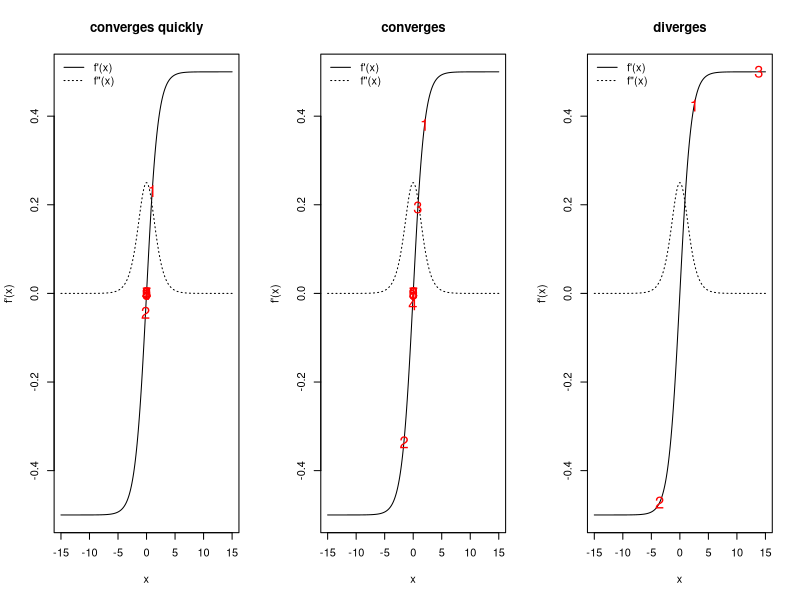
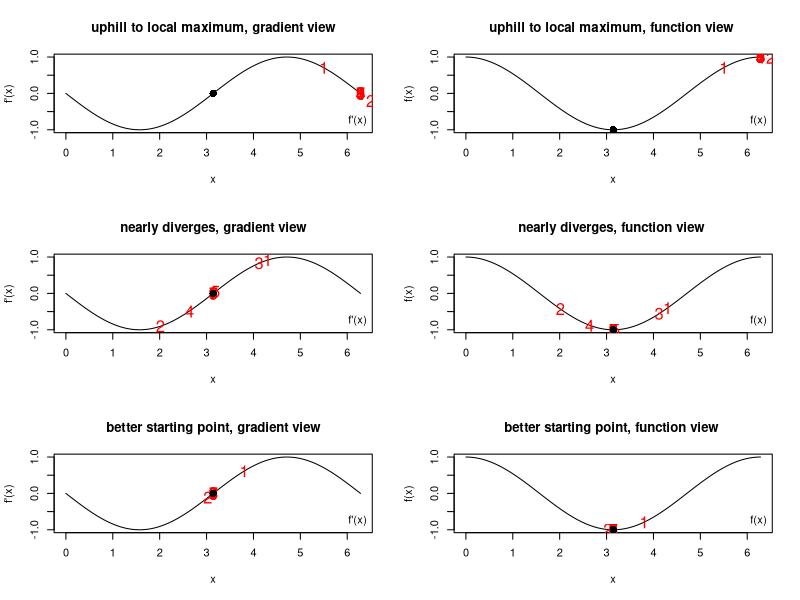
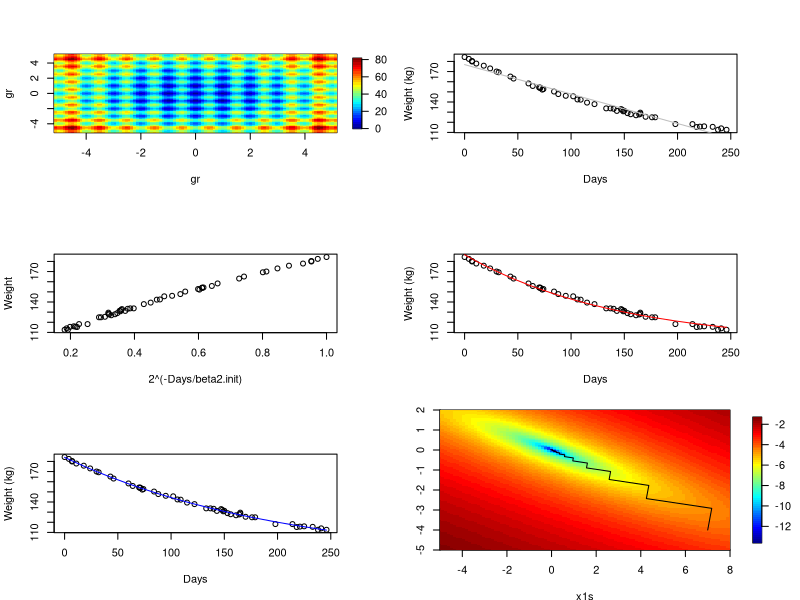
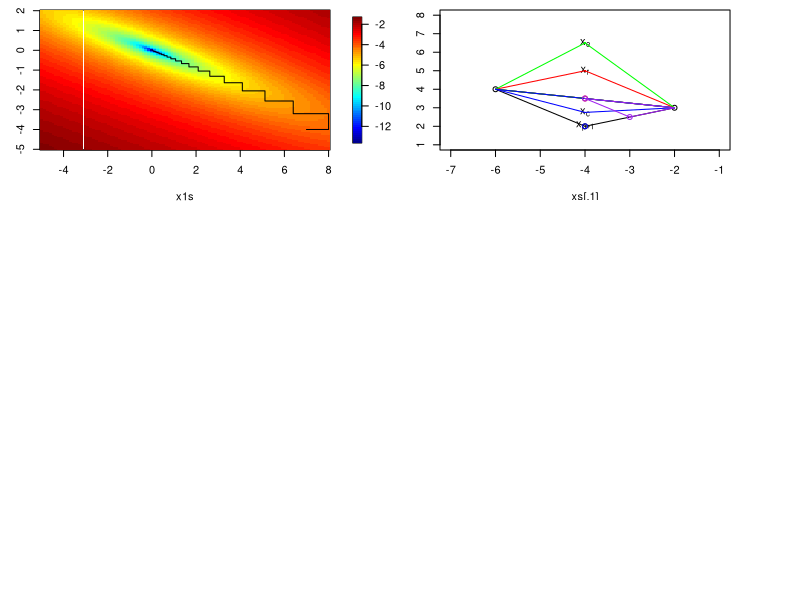
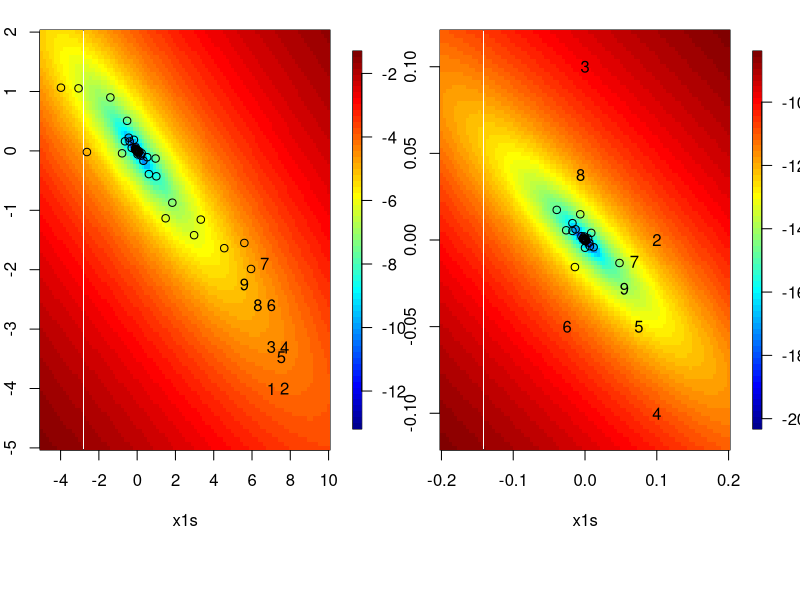
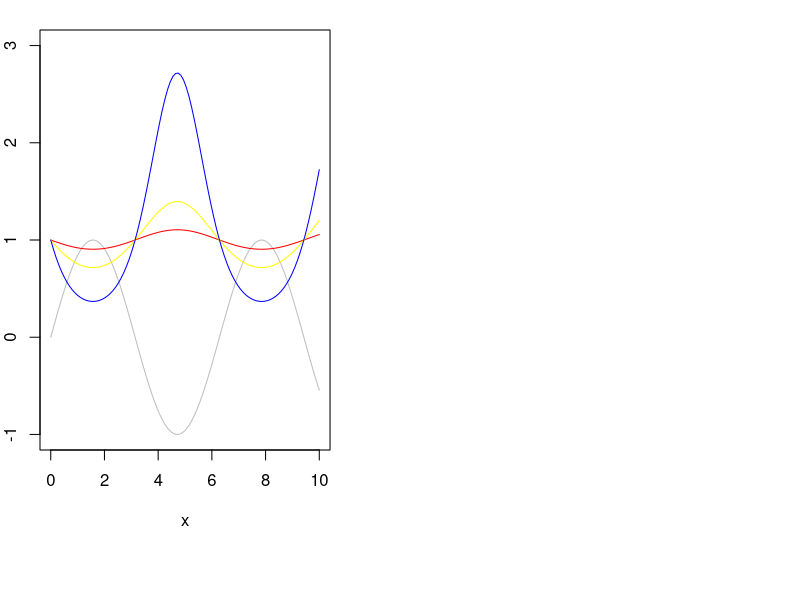
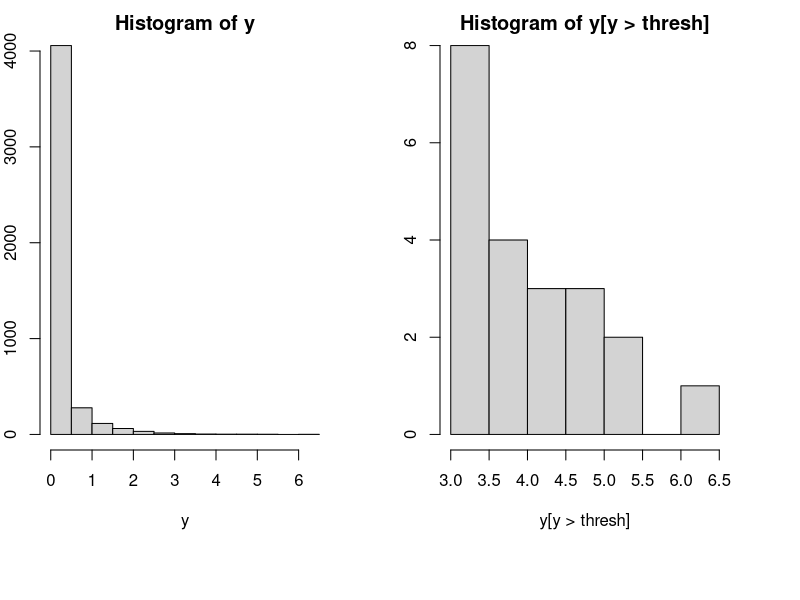
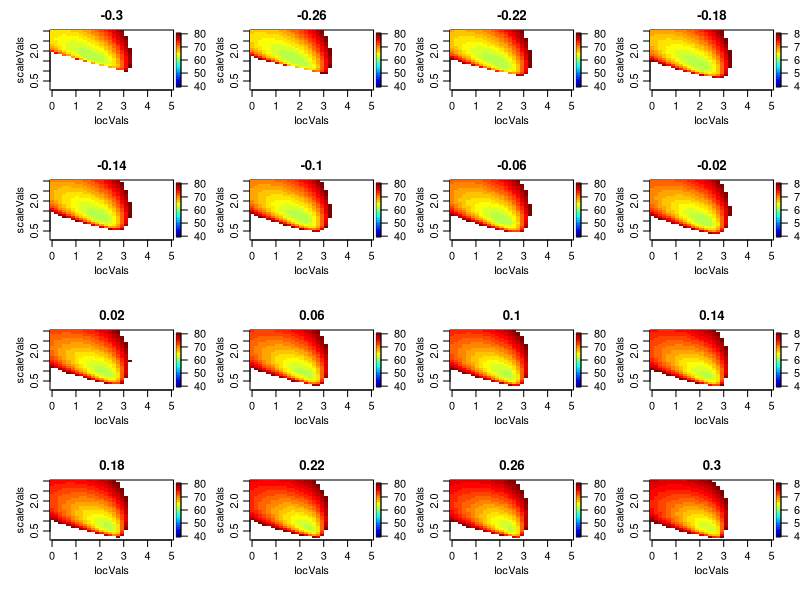

Reproduce these figures in R, in order. (Note: this script raises an error after producing the figures.)
################################################################
### Demo code for Unit 11 of Stat243, "Optimization"
### Chris Paciorek, November 2021
################################################################

#######################################
# 3: Univariate function optimization
#######################################

### 3.3.3 How can Newton's method go wrong? 

## @knitr newton-diverge

par(mfrow = c(1, 3))
fp <- function(x, theta = 1){
        ## first derivative
	exp(x*theta)/(1+exp(x*theta)) - .5
}
fpp <- function(x, theta = 1){
        ## second derivative
	exp(x*theta)/((1+exp(x*theta))^2)
}
xs <- seq(-15, 15, len = 300)

## good starting point
x0 <- 1
xvals <- c(x0,rep(NA,9))
for(t in 2:10){
	xvals[t]=xvals[t-1] - fp(xvals[t-1]) / fpp(xvals[t-1])
}
## print(xvals)

plot(xs, fp(xs), type = 'l', xlab = 'x', ylab = "f'(x)", main ='converges quickly')
lines(xs, fpp(xs), lty = 3)
legend('topleft', bty = 'n', lty = c(1,3), legend = c("f'(x)", 'f"(x)'))
points(xvals, fp(xvals), pch = as.character(1:length(xvals)), col = 'red', cex = 1.5)

## ok starting point
x0 <- 2
xvals <- c(x0,rep(NA,9))
for(t in 2:10){
	xvals[t]=xvals[t-1] - fp(xvals[t-1]) / fpp(xvals[t-1])
}
## print(xvals)

plot(xs, fp(xs), type = 'l', xlab = 'x', ylab = "f'(x)", main ='converges')
lines(xs, fpp(xs), lty = 3)
legend('topleft', bty = 'n', lty = c(1,3), legend = c("f'(x)", 'f"(x)'))
points(xvals, fp(xvals), pch = as.character(1:length(xvals)), col = 'red', cex = 1.5)

## bad starting point
x0 <- 2.5
xvals <- c(x0,rep(NA,9))
for(t in 2:10){
	xvals[t]=xvals[t-1] - fp(xvals[t-1]) / fpp(xvals[t-1])
}
## print(xvals)
## whoops

plot(xs, fp(xs), type = 'l', xlab = 'x', ylab = "f'(x)", main = 'diverges')
lines(xs, fpp(xs), lty = 3)
legend('topleft', lty = c(1,3), legend = c("f'(x)", 'f"(x)'), bty = 'n')
points(xvals, fp(xvals), pch = as.character(1:length(xvals)), col = 'red', cex = 1.5)


## @knitr newton-uphill

## example of mistakenly climbing uphill

par(mfrow = c(3,2))

# original fxn
f <- function(x) cos(x)
# gradient
fp <- function(x) -sin(x)
# second derivative
fpp <- function(x) -cos(x)
xs <- seq(0, 2*pi, len = 300)

x0 <- 5.5 # starting point
fp(x0) # positive
fpp(x0) # negative
x1 <- x0 - fp(x0)/fpp(x0) # whoops, we've gone uphill 
## because of the negative second derivative
xvals <- c(x0,rep(NA,9))
for(t in 2:10){
	xvals[t]=xvals[t-1]-fp(xvals[t-1])/fpp(xvals[t-1])
}
## print(xvals)

plot(xs, fp(xs), type = 'l', xlab = 'x', ylab = "f'(x)",
     main = 'uphill to local maximum, gradient view',)
legend('bottomright', legend = c("f'(x)"), bty = 'n')
points(xvals, fp(xvals), pch = as.character(1:length(xvals)), col = 'red', cex = 1.5)
points(pi, 0, pch = 16, cex = 1.5)
## and we've found a maximum rather than a minimum...
plot(xs, f(xs), type = 'l', xlab = 'x', ylab = "f(x)", 
     main = 'uphill to local maximum, function view ',)
legend('bottomright', legend = c("f(x)"), bty = 'n')
points(xvals, f(xvals), pch = as.character(1:length(xvals)), col = 'red', cex = 1.5)
points(pi, f(pi), pch = 16, cex = 1.5)


## in contrast, with better starting points we can find the minimum

x0 <- 4.3 # ok starting point
fp(x0) 
fpp(x0) 
x1 <- x0 - fp(x0)/fpp(x0) 
xvals <- c(x0,rep(NA,9))
for(t in 2:10){
	xvals[t]=xvals[t-1]-fp(xvals[t-1])/fpp(xvals[t-1])
}
## print(xvals)

# oscillates and comes close to diverging but converges
plot(xs, fp(xs), type = 'l', xlab = 'x', ylab = "f'(x)",
     main = 'nearly diverges, gradient view',)
legend('bottomright', legend = c("f'(x)"), bty = 'n')
points(xvals, fp(xvals), pch = as.character(1:length(xvals)), col = 'red', cex = 1.5)
points(pi, 0, pch = 16, cex = 1.5)
## and we've found a maximum rather than a minimum...
plot(xs, f(xs), type = 'l', xlab = 'x', ylab = "f(x)", 
     main = 'nearly diverges, function view ',)
legend('bottomright', legend = c("f(x)"), bty = 'n')
points(xvals, f(xvals), pch = as.character(1:length(xvals)), col = 'red', cex = 1.5)
points(pi, f(pi), pch = 16, cex = 1.5)


x0 <- 3.8 # good starting point
fp(x0) 
fpp(x0) 
x1 <- x0 - fp(x0)/fpp(x0) 
xvals <- c(x0,rep(NA,9))
for(t in 2:10){
	xvals[t]=xvals[t-1]-fp(xvals[t-1])/fpp(xvals[t-1])
}
## print(xvals)

## converges quickly
plot(xs, fp(xs), type = 'l', xlab = 'x', ylab = "f'(x)",
     main = 'better starting point, gradient view',)
legend('bottomright', legend = c("f'(x)"), bty = 'n')
points(xvals, fp(xvals), pch = as.character(1:length(xvals)), col = 'red', cex = 1.5)
points(pi, 0, pch = 16, cex = 1.5)
## and we've found a maximum rather than a minimum...
plot(xs, f(xs), type = 'l', xlab = 'x', ylab = "f(x)", 
     main = 'better starting point, function view ',)
legend('bottomright', legend = c("f(x)"), bty = 'n')
points(xvals, f(xvals), pch = as.character(1:length(xvals)), col = 'red', cex = 1.5)
points(pi, f(pi), pch = 16, cex = 1.5)


## @knitr dummy

#######################################
# 4: Convergence ideas
#######################################

### 4.2 Starting values

## @knitr rastrigin

rastrigin <- function(x) {
	A <- 10
	n <- length(x)
	return(A*n + sum(x^2 - A * cos(2*pi*x)))
}
const <- 5.12
nGrid <- 100
gr <- seq(-const, const, len = nGrid)
xs <- expand.grid(x1 = gr, x2 = gr)
y <- apply(xs, 1, rastrigin)
require(fields)
image.plot(gr, gr, matrix(y, nGrid, nGrid), col=tim.colors(32))

## @knitr dummy

### 4.3 Convergence rates

## @knitr convergence

options(digits = 10)
f <- function(x) cos(x)
fp <- function(x) -sin(x)
fpp <- function(x) -cos(x)
xstar <- pi # known minimum

## N-R
x0 <- 2
xvals <- c(x0,rep(NA,9))
for(t in 2:10){
	xvals[t] <- xvals[t-1] - fp(xvals[t-1]) / fpp(xvals[t-1])
}
print(xvals)

## bisection
bisecStep <- function(interval, fp){
	xt <- mean(interval)
	if(fp(interval[1]) * fp(xt) <= 0) interval[2] <- xt else interval[1] <- xt
	return(interval)
}
nIt <- 30
a0 <- 2; b0 <- (3*pi/2) - (xstar - a0) 
## have b0 be as far from min as a0 for fair comparison with N-R
interval <- matrix(NA, nr = nIt, nc = 2)
interval[1, ] <- c(a0, b0)
for(t in 2:nIt){
	interval[t, ] <- bisecStep(interval[t-1, ], fp)
}
rowMeans(interval)

## @knitr dummy

########################################
### 5: Multivariate optimization
########################################

### 5.2 Newton-Raphson (Newton's method)

library(MASS)
head(wtloss)
attach(wtloss)

plot(Days, Weight, ylab = "Weight (kg)")

### Linear fit - not a good model
wtloss.lm <- lm(Weight ~ Days, data = wtloss)
coef(wtloss.lm) # estimates of the intercept and slope
lines(Days, fitted(wtloss.lm), col = "grey")

## we need some starting values
## guess that beta2 approx 100 since the midpoint of Days is near 100

beta2.init = 100
2^(-Days/beta2.init)  ## implicit covariate

plot(2^(-Days/beta2.init), Weight)
tmpMod = lm(Weight ~ I(2^(-Days/beta2.init)))
beta0.init = tmpMod$coef[1]
beta1.init = tmpMod$coef[2]

plot(Days, Weight, ylab = "Weight (kg)")
lines(Days, beta0.init + beta1.init * 2^(-Days/beta2.init), col = 'red')
## not bad; let's go with that

expr = quote((Weight - (beta0 + beta1 * 2^(-Days/beta2)))^2) # objective is sum of this quantity over the observations
## let R do the differentiation of the basic expression for us (since human error in taking derivatives is very common)
## R won't deal with the summation, so we'll have to do that ourselves
deriv(expr, c("beta0", "beta1", "beta2"), function.arg = TRUE)
deriv3(expr, c("beta0", "beta1", "beta2"), function.arg = TRUE) # same as deriv()  with Hessian = TRUE

f =function(betas){
  sum((Weight - (betas[1] + betas[2] * 2^(-Days/betas[3])))^2)
}

## use the basic code based on deriv() and deriv3() 
fp = function(betas){
  ## a bit sloppy as I use Days and Weight as global vars here
  beta0 = betas[1]
  beta1 = betas[2]
  beta2 = betas[3]
  .expr3 <- 2^(-Days/beta2)
  .expr6 <- Weight - (beta0 + beta1 * .expr3)
  grad = - c(sum(2*.expr6), sum(2*(.expr3*.expr6)),
             sum(2* (beta1 * (.expr3 * (log(2) * (Days/beta2^2))) * .expr6)))
  return(grad)
}

fpp = function(betas){
  ## a bit sloppy as I use Days and Weight as global vars here
  n = length(Days)
  beta0 = betas[1]
  beta1 = betas[2]
  beta2 = betas[3]
  .expr3 <- 2^(-Days/beta2)
  .expr6 <- Weight - (beta0 + beta1 * .expr3)
  .expr11 <- log(2)
  .expr12 <- beta2^2
  .expr14 <- .expr11 * (Days/.expr12)
  .expr15 <- .expr3 * .expr14
  .expr16 <- beta1 * .expr15
  
  hessian = matrix(0, 3, 3)
  hessian[1, 1] <- 2*n # don't forget to do summation (i.e., multiply by n)
  hessian[1, 2] <- sum(2 * .expr3)
  hessian[1, 3] <- sum( 2 *  .expr16)
  hessian[2, 2] <- sum( 2 * (.expr3 * .expr3))
  
  hessian[2, 3] <-  - sum(2 * 
                          (.expr15 * .expr6 - .expr3 * .expr16))
  
  hessian[3, 3] <- - sum(2 * (beta1 * (.expr15 * 
                                       .expr14 - .expr3 * (.expr11 * (Days * (2 * beta2)/.expr12^2))) * 
                              .expr6 - .expr16 * .expr16))
  hessian[lower.tri(hessian)] = t(hessian[upper.tri(hessian)])
  return(hessian) 
}



nIt = 20
xvals = matrix(NA, nr = nIt, nc = 3)
xvals[1, ] = c(beta0.init, beta1.init, beta2.init)


for(t in 2:nIt){
  xvals[t, ] = xvals[t-1, ] - solve(fpp(xvals[t-1, ]), fp(xvals[t-1, ]))
  if(FALSE){ # in case not numerically p.d., use pseudoinverse
    e = eigen(fpp(xvals[t-1, ])) 
    e$val = 1/e$val
    e$val[e$val < 0] = 0 # pseudo-inverse
    xvals[t, ] = xvals[t-1, ] - e$vec%*%((t(e$vec)*e$val)%*%fp(xvals[t-1, ]))
  }
}

## let's check against R's built-in nonlinear least squares function
beta.start = xvals[1, ]
names(beta.start) = c("beta0", "beta1", "beta2")
wtloss.fm <- nls(Weight ~ beta0 + beta1*2^(-Days/beta2), 
                 data = wtloss, start = beta.start, trace = TRUE)
nlsEst = coef(wtloss.fm)

f(xvals[20, ])
f(nlsEst)

plot(Days, Weight, ylab = "Weight (kg)")
lines(Days, fitted(wtloss.fm), col = "blue")

### 5.3 Fisher scoring

## data are only involved in .expr6 and all Hessian terms involving .expr6 are linear in it, so replace with its expectation, which is simply 0

fppFS = function(betas){
  ## a bit sloppy as I use Days and Weight as global vars here
  n = length(Days)
  beta0 = betas[1]
  beta1 = betas[2]
  beta2 = betas[3]
    .expr3 <- 2^(-Days/beta2)
    .expr6 <- 0 # Weight - (beta0 + beta1 * .expr3)
    .expr11 <- log(2)
    .expr12 <- beta2^2
    .expr14 <- .expr11 * (Days/.expr12)
    .expr15 <- .expr3 * .expr14
    .expr16 <- beta1 * .expr15
 
  hessian = matrix(0, 3, 3)
  hessian[1, 1] <- 2*n # don't forget to do summation (i.e., multiply by n)
    hessian[1, 2] <- sum(2 * .expr3)
    hessian[1, 3] <- sum( 2 *  .expr16)
    hessian[2, 2] <- sum( 2 * (.expr3 * .expr3))
  
    hessian[2, 3] <-  - sum(2 * 
        (.expr15 * .expr6 - .expr3 * .expr16))

    hessian[3, 3] <- - sum(2 * (beta1 * (.expr15 * 
        .expr14 - .expr3 * (.expr11 * (Days * (2 * beta2)/.expr12^2))) * 
        .expr6 - .expr16 * .expr16))
  hessian[lower.tri(hessian)] = t(hessian[upper.tri(hessian)])
  return(hessian) 
}


nIt = 20
xvals = matrix(NA, nr = nIt, nc = 3)
xvals[1, ] = c(beta0.init, beta1.init, beta2.init)

fpp(xvals[1, ])
fppFS(xvals[1, ])
## pretty similar - some terms in the observed FI didn't involve the data, so don't change anyway

for(t in 2:nIt){
  xvals[t, ] = xvals[t-1, ] - solve(fppFS(xvals[t-1, ]), fp(xvals[t-1, ]))
}

## FS seems to give slightly faster convergence here


### 5.5.1 Descent methods and Newton-like methods

## steepest descent

## @knitr steepest

par(mai = c(.5,.4,.1,.4))
f <- function(x){
	x[1]^2/1000 + 4*x[1]*x[2]/1000 + 5*x[2]^2/1000
}
fp <- function(x){
	c(2 * x[1]/1000 + 4 * x[2]/1000,
	4 * x[1]/1000 + 10 * x[2]/1000)
}
lineSearch <- function(alpha, xCurrent, direction, FUN){
	newx <- xCurrent + alpha * direction
	FUN(newx)
}
nIt <- 50
xvals <- matrix(NA, nr = nIt, nc = 2)
xvals[1, ] <- c(7, -4)
for(t in 2:50){
	newalpha <- optimize(lineSearch, interval = c(-5000, 5000),
		xCurrent = xvals[t-1, ], direction = fp(xvals[t-1, ]),
		FUN = f)$minimum 
	xvals[t, ] <- xvals[t-1, ] + newalpha * fp(xvals[t-1, ])
}
x1s <- seq(-5, 8, len = 100); x2s = seq(-5, 2, len = 100)
fx <- apply(expand.grid(x1s, x2s), 1, f)
## plot f(x) surface on log scale
image.plot(x1s, x2s, matrix(log(fx), 100, 100), 
	xlim = c(-5, 8), ylim = c(-5,2)) 
lines(xvals) ## overlay optimization path
## kind of slow

## @knitr dummy

### 5.6 Gauss-Seidel

## @knitr Gauss-Seidel

f <- function(x){
	return(x[1]^2/1000 + 4*x[1]*x[2]/1000 + 5*x[2]^2/1000)
}
f1 <- function(x1, x2){ # f(x) as a function of x1
	return(x1^2/1000 + 4*x1*x2/1000 + 5*x2^2/1000)
}
f2 <- function(x2, x1){ # f(x) as a function of x2
	return(x1^2/1000 + 4*x1*x2/1000 + 5*x2^2/1000)
}
x1s <- seq(-5, 8, len = 100); x2s = seq(-5, 2, len = 100)
fx <- apply(expand.grid(x1s, x2s), 1, f)
image.plot(x1s, x2s, matrix(log(fx), 100, 100))
nIt <- 49
xvals <- matrix(NA, nr = nIt, nc = 2)
xvals[1, ] <- c(7, -4)
## 5, -10
for(t in seq(2, nIt, by = 2)){
	newx1 <- optimize(f1, x2 = xvals[t-1, 2], interval = c(-40, 40))$minimum
	xvals[t, ] <- c(newx1, xvals[t-1, 2])
	newx2 <- optimize(f2, x1 = newx1, interval = c(-40, 40))$minimum
	xvals[t+1, ] <- c(newx1, newx2)
}
lines(xvals)

## @knitr dummy

### 5.7 Nelder-Mead

## set up tuning factors
alpha = 1
gamma = 2
beta = .5
delta = .5

## auxiliary function to plot line segments
plotseg = function(ind1, ind2, col = 1){
  if(length(ind1) == 1){
    segments(xs[ind1, 1], xs[ind1 , 2], xs[ind2, 1], xs[ind2, 2], col = col)
  } else{
    segments(ind1[1], ind1[2], xs[ind2, 1], xs[ind2, 2], col = col)    
  }
}
  
## initial polytope
xs = matrix(c(-2,3,-6,4,-4,2),nc=2,byrow=T)

plot(xs,xlim=c(-7,-1),ylim=c(1,8))
plotseg(2, 3)
plotseg(1, 3)
plotseg(1, 2)

xbar = (xs[1,]+xs[2,])/2

text(xs[3,1], xs[3,2], expression(x[p+1]))

points(xbar[1],xbar[2], col = 'red')

### reflection

xr = (1+alpha)*xbar - alpha*xs[3,]
points(xr[1],xr[2],col = 'red', pch = 16, cex = .4)
text(xr[1],xr[2], expression(x[r]))

plotseg(xr, 1, col = 'red')
plotseg(xr, 2, col = 'red')
plotseg(1, 2, col = 'red')
## red triangle is now our proposed new polytope

### consider expansion if xr is better than all the other points

xe = gamma*xr + (1-gamma)*xbar
points(xe[1], xe[2], col = 'green', pch = 16, cex = .4)
text(xe[1],xe[2], expression(x[e]))
## if xe is better than xr, use xe, o.w. use xr

plotseg(xe, 1, col = 'green')
plotseg(xe, 2, col = 'green')
plotseg(1, 2, col = 'green')

### consider contraction if xr is worse than x_1,...,x_p

## suppose xr is worse than x_p+1
## set xh = x_p+1

points(xs[3,1], xs[3, 2], col = 'blue')

## set xh to be the best of these two points
xh = xs[3, ] # suppose the original point is better than the reflection
xc = beta*xh + (1-beta)*xbar
points(xc[1], xc[2], col = 'blue', pch = 16, cex = .4)
text(xc[1],xc[2], expression(x[c]))
## if xc is better than xh, then contract

plotseg(xc, 1, col = 'blue')
plotseg(xc, 2, col = 'blue')
plotseg(1, 2, col = 'blue')

## if not, shrink simplex toward the best point (xs[1, ])

### shrinkage

xs[2, ] = delta*xs[2, ] + (1-delta)*xs[1, ]
xs[3, ] = delta*xs[3, ] + (1-delta)*xs[1, ]

points(xs[2, 1], xs[2, 2], col = 'purple')
points(xs[3, 1], xs[3, 2], col = 'purple')

plotseg(1, 2, 'purple')
plotseg(1, 3, 'purple')
plotseg(2, 3, 'purple')

### if xr was better than x_p+1 then
## set xh = xr and do the contraction and shrinkage similarly to the above

### Nelder-Mead on our quadratic toy example

## @knitr nelder-example

f <- function(x, plot = TRUE, verbose = FALSE) {
    result <- x[1]^2/1000 + 4*x[1]*x[2]/1000 + 5*x[2]^2/1000
    if(verbose) print(result)
    if(plot && cnt < 10) {
        points(x[1], x[2], pch = as.character(cnt))
        if(cnt < 10) cnt <<- cnt + 1 else cnt <<- 1
        if(interactive())
            invisible(readline(prompt = "Press <Enter> to continue..."))
    } else if(plot) points(x[1], x[2])
    return(result)
}

library(fields)
par(mfrow = c(1,2))

x1s <- seq(-5, 10, len = 100); x2s = seq(-5, 2, len = 100)
fx <- apply(expand.grid(x1s, x2s), 1, f, FALSE)
cnt <- 1
image.plot(x1s, x2s, matrix(log(fx), 100, 100))
init <- c(7, -4)
optim(init, f, method = "Nelder-Mead", verbose = FALSE)

x1s <- seq(-.2, .2, len = 100); x2s = seq(-.12, .12, len = 100)
fx <- apply(expand.grid(x1s, x2s), 1, f, FALSE)
cnt <- 1
image.plot(x1s, x2s, matrix(log(fx), 100, 100))
init <- c(-0, 0)
optim(init, f, method = "Nelder-Mead", verbose = FALSE)

## @knitr dummy

### 5.8 Simulated annealing

x= seq(0,10,len=100)
f=function(x)  sin(x)

plot(x, f(x), type='l', ylim = c(-1, 3), col = 'grey')
tau = 10
## plot the modified function
lines(x, exp(-f(x)/tau), col = 'red')   # try tau = 3, 1, .3, etc.
## effect of cooling...
tau =3
# plot the modified function
lines(x, exp(-f(x)/tau), col='yellow')   # try tau = 3, 1, .3, etc.
tau =1
## plot the modified function
lines(x, exp(-f(x)/tau), col = 'blue')   # try tau = 3, 1, .3, etc.

##############################
# 6: Optimization in R
##############################

### 6.1 Core optimization functions

## using optim()

yHundredths = scan('../data/precipData.txt')  # precip in hundredths of inches
yHundredths = yHundredths[!is.na(yHundredths)]
y = yHundredths/100  # precip now in inches

par(mfrow = c(1, 2))
hist(y)
thresh = 3
hist(y[y > thresh])

npy=31+28+31 # number of days in winter season
cutoff = (1/25.4) # wet days defined as those with > 1 mm (1/25.4 inches) of precip
thresh = as.numeric(quantile(y[y > cutoff],.98,na.rm=T)) # 98%ile of wet days


pp.negloglik <- function(par, y, thresh, npy) {
  mu <- par[1]
  sc <- par[2]
  sh <- par[3]
  uInd = y > thresh
  if(sc <= 0) 
    return(10^6);
  if ((1 + ((sh * (thresh - mu))/sc)) < 0) {
    l <- 10^6; 
  }
  else {
    y <- (y - mu)/sc
    y <- 1 + sh * y
    if (min(y^uInd) <= 0){   
      l <- 10^6;
    } else{
      ytmp = y
      ytmp[!uInd]=1  # 'zeroes' out those below the threshold after applying the log in next line
      l <- sum(uInd * log(sc)) + sum(uInd * log(ytmp) * 
                                     (1/sh + 1)) + length(y)/npy * mean((1 + (sh * (thresh - mu))/sc)^(-1/sh))
    }
  }
  l
}

## optim() usage
## out <- optim(init, pp.negloglik, hessian = TRUE, method = "BFGS", control = list(maxit = maxit, trace = TRUE))

yExc = y[y > thresh]
in2 <- sqrt(6 * var(yExc))/pi  # have initial values depend only on those above the threshold
in1 <- mean(yExc) - 0.57722 * in2
init0 = c(in1, in2, 0.1)

## fit with Nelder-Mead (default) and BFGS
fit1 <- optim(init0, pp.negloglik, y = y, thresh = thresh, npy = npy, control = list(trace = TRUE)) # 118 fxn evals
fit2 <- optim(init0, pp.negloglik, y = y, thresh = thresh, npy = npy, method = 'BFGS', control = list(trace = TRUE)) # ~ 10 its
print(fit1)
print(fit2)

mle <- fit2$par

system.time(optim(init0, pp.negloglik, y = y, thresh = thresh, npy = npy))
system.time(optim(init0, pp.negloglik, y = y, thresh = thresh, npy = npy, method = 'BFGS'))

## different starting value 
init1 = c(mean(y[y > thresh]), sd(y[y > thresh]), -0.1)
optim(init1, pp.negloglik, y = y, thresh = thresh, npy = npy, control = list(trace = TRUE)) 
optim(init1, pp.negloglik, y = y, thresh = thresh, npy = npy, method = 'BFGS', control = list(trace = TRUE)) 

## bad starting value for BFGS
init2 = c(thresh, .01, .1)
out = optim(init2, pp.negloglik, y = y, thresh = thresh, npy = npy, control = list(trace = TRUE), hessian = TRUE)
solve(out$hessian)
out2 = optim(init2, pp.negloglik, y = y, thresh = thresh, npy = npy, method = 'BFGS', control = list(trace = TRUE), hessian = TRUE)
solve(out2$hessian)


## suppose the data were on a different scale
yExc2 <- yExc * 1000
y2 <- y * 1000
thresh2 <- thresh * 1000


in2 <- sqrt(6 * var(yExc2))/pi  # have initial values depend only on those above the threshold
in1 <- mean(yExc2) - 0.57722 * in2
init3 = c(in1, in2, 0.1)

optim(init3, pp.negloglik, y = y2, thresh = thresh2, npy = npy, control = list(trace = TRUE)) ## note that the parameters have changed even beyond a scaling effect
optim(init3, pp.negloglik, y = y2, thresh = thresh2, npy = npy, method = 'BFGS', control = list(trace = TRUE)) # note lack of convergence after 100 its
optim(init3, pp.negloglik, y = y2, thresh = thresh2, npy = npy, method = 'BFGS', control = list(trace = TRUE, maxit = 1000)) # convergence, but to values not concordant with those from fitting the original y data

## when we have y2 = y*1000, the location and scale parameters are on very different scales than the shape parameter
## can we use parscale to deal with the problems when the data are on a different scale?
optim(init3, pp.negloglik, y = y2, thresh = thresh2, npy = npy, control = list(trace = TRUE, parscale = c(1000,1000,1))) 
optim(init3, pp.negloglik, y = y2, thresh = thresh2, npy = npy, method = 'BFGS', control = list(trace = TRUE, parscale = c(1000,1000,1))) 
## yes, that works! the parameter estimates are now equivalent to those from the standard fitting of the original data

## default step size for numerical derivative is only .001; perhaps we should try with higher accuracy
optim(init0, pp.negloglik, y = y, thresh = thresh, npy = npy, method = 'BFGS', control = list(trace = TRUE, ndeps = rep(1e-6, 3)))
## note that we needed only 33 function evaluations instead of the original 43, presumably because of higher accuracy in the derivative

#### let's do some plotting of the objective fxn as a sanity check

## 3-d grid of location, scale, shape
locVals = seq(0, 5, len = 30)
scaleVals = seq(.1, 3, len = 30)
shapeVals = seq(-.3, .3, by = .04)
parGrid = expand.grid(loc = locVals, scale = scaleVals, shape = shapeVals)

obj=apply(parGrid, 1, pp.negloglik, y=y, thresh=thresh, npy=npy) # compute objective function for all parameter combos

tmp = cbind(parGrid,obj)

library(fields)

par(mfrow=c(4, 4), mai = c(.6,.5, .3, .1), mgp = c(1.8, .7, 0))
for( i in 1:length(shapeVals)){
  tmp2 = tmp[tmp$shape == shapeVals[i],] # slice of objective fxn for fixed shape parameter
  image.plot(locVals, scaleVals, matrix((tmp2$obj), length(locVals), length(scaleVals)), col = tim.colors(32), zlim = c(40,80), main = as.character(shapeVals[i]))
}
## note there a couple weird things about this log likelihood - (1) weird things happen when the shape parameter is very close to 0 (not shown) and (2) for certain combinations the likelihood is not defined (it's set to 1e6) - this is why the white regions of the plot exist - reparameterizing or optimizing with explicit constraints may be better approaches

## apart from that, it appears that optim() has probably found the minimum

##############################
# 9: Convex optimization
##############################

### 9.6 Interior point methods

## @knitr constrOptim

## based on the example in ?constrOptim
fr <- function(x) {   ## Rosenbrock Banana function
  x1 <- x[1]
  x2 <- x[2]
  100 * (x2 - x1 * x1)^2 + (1 - x1)^2
}
grr <- function(x) { ## Gradient of 'fr'
  x1 <- x[1]
  x2 <- x[2]
  c(-400 * x1 * (x2 - x1 * x1) - 2 * (1 - x1),
    200 *      (x2 - x1 * x1))
}

m <- 100
x1s <- x2s <- seq(-5, 5, len = m)
xs <- expand.grid(x1s, x2s)

f <- apply(xs, 1, fr)

image.plot(x1s, x2s, matrix(log(f), m))

ui = rbind(c(-1,0), c(1,-1))
ci = c(-0.9, -0.1)
## x1 <= 0.9
## x2 <= x1 + 0.1
## this is Region "I" in the figure

abline(v = 0.9)
abline(.1, 1)

out <- constrOptim(c(.5,0), fr, grr, ui = ui, ci = ci)
out$par
points(out$par[1], out$par[2])
text(-1,-2, "I", cex = 2)

## what about constraining to a different region? ("Region II")

ui = rbind(c(-1,0), c(-1, 1))
ci = c(-0.9,0.1)
## x1 <= 0.9
## x2 >= x1 + 0.1

out <- constrOptim(c(.5,0), fr, grr, ui = ui, ci = ci)
## whoops, not feasible!
out <- constrOptim(c(-3, 2), fr, grr, ui = ui, ci = ci)
points(out$par[1], out$par[2], pch = 2)
text(-3,0, "II", cex = 2)

## how about optimizing along a line (equality constraint)?
## x1 - x2 = 0.1 is the same as
## x1 - x2 <= 0.1
## x1 - x2 >= 0.1
ui = rbind(c(-1, 1), c(1, -1))
ci = c(-0.1, 0.1)

out <- constrOptim(c(3.1, 3.0), fr, grr, ui = ui, ci = ci)
## hmmm, numerical issues?

## ok, how about making a long narrow region around the line?
## this takes a while...
ui = rbind(c(1,-1), c(-1,1))
ci = c(.099,-.101)
## hmmm, out1 thinks it has converged ...
out1 <- constrOptim(c(3.1, 3.0), fr, grr, ui = ui, ci = ci)
out2 <- constrOptim(c(3.1, 3.0), fr, NULL, ui = ui, ci = ci)

image.plot(x1s, x2s, matrix(log(f), m))
abline(-0.1, 1)
points(out1$par[1], out1$par[2], pch = "1")
points(out2$par[1], out2$par[2], pch = "2")
